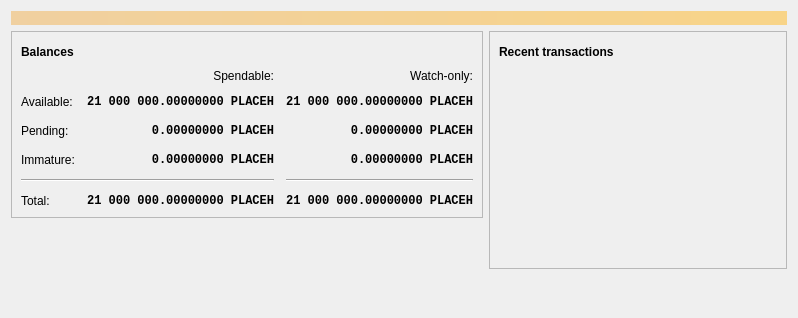
<?xml version="1.0" encoding="UTF-8"?>
<ui version="4.0">
 <class>OverviewPage</class>
 <widget class="QWidget" name="OverviewPage">
  <property name="geometry">
   <rect>
    <x>0</x>
    <y>0</y>
    <width>798</width>
    <height>318</height>
   </rect>
  </property>
  <property name="windowTitle">
   <string>Form</string>
  </property>
  <layout class="QVBoxLayout" name="topLayout">
   <item>
    <widget class="QLabel" name="labelAlerts">
     <property name="visible">
      <bool>false</bool>
     </property>
     <property name="styleSheet">
      <string notr="true">QLabel { background-color: qlineargradient(x1: 0, y1: 0, x2: 1, y2: 0, stop:0 #F0D0A0, stop:1 #F8D488); color:#000000; }</string>
     </property>
     <property name="wordWrap">
      <bool>true</bool>
     </property>
     <property name="margin">
      <number>3</number>
     </property>
     <property name="textInteractionFlags">
      <set>Qt::TextSelectableByMouse</set>
     </property>
    </widget>
   </item>
   <item>
    <layout class="QHBoxLayout" name="horizontalLayout" stretch="1,1">
     <item>
      <layout class="QVBoxLayout" name="verticalLayout_2">
       <item>
        <widget class="QFrame" name="frame">
         <property name="frameShape">
          <enum>QFrame::StyledPanel</enum>
         </property>
         <property name="frameShadow">
          <enum>QFrame::Raised</enum>
         </property>
         <layout class="QVBoxLayout" name="verticalLayout_4">
          <item>
           <layout class="QHBoxLayout" name="horizontalLayout_4">
            <item>
             <widget class="QLabel" name="label_5">
              <property name="font">
               <font>
                <weight>75</weight>
                <bold>true</bold>
               </font>
              </property>
              <property name="text">
               <string>Balances</string>
              </property>
             </widget>
            </item>
            <item>
             <widget class="QPushButton" name="labelWalletStatus">
              <property name="enabled">
               <bool>true</bool>
              </property>
              <property name="maximumSize">
               <size>
                <width>30</width>
                <height>16777215</height>
               </size>
              </property>
              <property name="toolTip">
               <string>The displayed information may be out of date. Your wallet automatically synchronizes with the Placeholders network after a connection is established, but this process has not completed yet.</string>
              </property>
              <property name="text">
               <string/>
              </property>
              <property name="icon">
               <iconset resource="../placeh.qrc">
                <normaloff>:/icons/warning</normaloff>
                <disabledoff>:/icons/warning</disabledoff>:/icons/warning</iconset>
              </property>
              <property name="iconSize">
               <size>
                <width>24</width>
                <height>24</height>
               </size>
              </property>
              <property name="flat">
               <bool>true</bool>
              </property>
             </widget>
            </item>
            <item>
             <spacer name="horizontalSpacer_3">
              <property name="orientation">
               <enum>Qt::Horizontal</enum>
              </property>
              <property name="sizeHint" stdset="0">
               <size>
                <width>40</width>
                <height>20</height>
               </size>
              </property>
             </spacer>
            </item>
           </layout>
          </item>
          <item>
           <layout class="QGridLayout" name="gridLayout">
            <property name="spacing">
             <number>12</number>
            </property>
            <item row="2" column="2">
             <widget class="QLabel" name="labelWatchPending">
              <property name="font">
               <font>
                <family>Monospace</family>
                <weight>75</weight>
                <bold>true</bold>
               </font>
              </property>
              <property name="cursor">
               <cursorShape>IBeamCursor</cursorShape>
              </property>
              <property name="toolTip">
               <string>Unconfirmed transactions to watch-only addresses</string>
              </property>
              <property name="text">
               <string notr="true">0.00000000 PLACEH</string>
              </property>
              <property name="alignment">
               <set>Qt::AlignRight|Qt::AlignTrailing|Qt::AlignVCenter</set>
              </property>
              <property name="textInteractionFlags">
               <set>Qt::LinksAccessibleByMouse|Qt::TextSelectableByKeyboard|Qt::TextSelectableByMouse</set>
              </property>
             </widget>
            </item>
            <item row="2" column="1">
             <widget class="QLabel" name="labelUnconfirmed">
              <property name="font">
               <font>
                <family>Monospace</family>
                <weight>75</weight>
                <bold>true</bold>
               </font>
              </property>
              <property name="cursor">
               <cursorShape>IBeamCursor</cursorShape>
              </property>
              <property name="toolTip">
               <string>Total of transactions that have yet to be confirmed, and do not yet count toward the spendable balance</string>
              </property>
              <property name="text">
               <string notr="true">0.00000000 PLACEH</string>
              </property>
              <property name="alignment">
               <set>Qt::AlignRight|Qt::AlignTrailing|Qt::AlignVCenter</set>
              </property>
              <property name="textInteractionFlags">
               <set>Qt::LinksAccessibleByMouse|Qt::TextSelectableByKeyboard|Qt::TextSelectableByMouse</set>
              </property>
             </widget>
            </item>
            <item row="3" column="2">
             <widget class="QLabel" name="labelWatchImmature">
              <property name="font">
               <font>
                <family>Monospace</family>
                <weight>75</weight>
                <bold>true</bold>
               </font>
              </property>
              <property name="cursor">
               <cursorShape>IBeamCursor</cursorShape>
              </property>
              <property name="toolTip">
               <string>Mined balance in watch-only addresses that has not yet matured</string>
              </property>
              <property name="text">
               <string notr="true">0.00000000 PLACEH</string>
              </property>
              <property name="alignment">
               <set>Qt::AlignRight|Qt::AlignTrailing|Qt::AlignVCenter</set>
              </property>
              <property name="textInteractionFlags">
               <set>Qt::LinksAccessibleByMouse|Qt::TextSelectableByKeyboard|Qt::TextSelectableByMouse</set>
              </property>
             </widget>
            </item>
            <item row="4" column="0" colspan="2">
             <widget class="Line" name="line">
              <property name="orientation">
               <enum>Qt::Horizontal</enum>
              </property>
             </widget>
            </item>
            <item row="4" column="2">
             <widget class="Line" name="lineWatchBalance">
              <property name="sizePolicy">
               <sizepolicy hsizetype="Preferred" vsizetype="Fixed">
                <horstretch>0</horstretch>
                <verstretch>0</verstretch>
               </sizepolicy>
              </property>
              <property name="minimumSize">
               <size>
                <width>140</width>
                <height>0</height>
               </size>
              </property>
              <property name="orientation">
               <enum>Qt::Horizontal</enum>
              </property>
             </widget>
            </item>
            <item row="5" column="0">
             <widget class="QLabel" name="labelTotalText">
              <property name="text">
               <string>Total:</string>
              </property>
             </widget>
            </item>
            <item row="3" column="1">
             <widget class="QLabel" name="labelImmature">
              <property name="font">
               <font>
                <family>Monospace</family>
                <weight>75</weight>
                <bold>true</bold>
               </font>
              </property>
              <property name="cursor">
               <cursorShape>IBeamCursor</cursorShape>
              </property>
              <property name="toolTip">
               <string>Mined balance that has not yet matured</string>
              </property>
              <property name="text">
               <string notr="true">0.00000000 PLACEH</string>
              </property>
              <property name="alignment">
               <set>Qt::AlignRight|Qt::AlignTrailing|Qt::AlignVCenter</set>
              </property>
              <property name="textInteractionFlags">
               <set>Qt::LinksAccessibleByMouse|Qt::TextSelectableByKeyboard|Qt::TextSelectableByMouse</set>
              </property>
             </widget>
            </item>
            <item row="2" column="3">
             <spacer name="horizontalSpacer_2">
              <property name="orientation">
               <enum>Qt::Horizontal</enum>
              </property>
              <property name="sizeHint" stdset="0">
               <size>
                <width>40</width>
                <height>20</height>
               </size>
              </property>
             </spacer>
            </item>
            <item row="3" column="0">
             <widget class="QLabel" name="labelImmatureText">
              <property name="text">
               <string>Immature:</string>
              </property>
             </widget>
            </item>
            <item row="5" column="1">
             <widget class="QLabel" name="labelTotal">
              <property name="font">
               <font>
                <family>Monospace</family>
                <weight>75</weight>
                <bold>true</bold>
               </font>
              </property>
              <property name="cursor">
               <cursorShape>IBeamCursor</cursorShape>
              </property>
              <property name="toolTip">
               <string>Your current total balance</string>
              </property>
              <property name="text">
               <string notr="true">21 000 000.00000000 PLACEH</string>
              </property>
              <property name="alignment">
               <set>Qt::AlignRight|Qt::AlignTrailing|Qt::AlignVCenter</set>
              </property>
              <property name="textInteractionFlags">
               <set>Qt::LinksAccessibleByMouse|Qt::TextSelectableByKeyboard|Qt::TextSelectableByMouse</set>
              </property>
             </widget>
            </item>
            <item row="5" column="2">
             <widget class="QLabel" name="labelWatchTotal">
              <property name="font">
               <font>
                <family>Monospace</family>
                <weight>75</weight>
                <bold>true</bold>
               </font>
              </property>
              <property name="cursor">
               <cursorShape>IBeamCursor</cursorShape>
              </property>
              <property name="toolTip">
               <string>Current total balance in watch-only addresses</string>
              </property>
              <property name="text">
               <string notr="true">21 000 000.00000000 PLACEH</string>
              </property>
              <property name="alignment">
               <set>Qt::AlignRight|Qt::AlignTrailing|Qt::AlignVCenter</set>
              </property>
              <property name="textInteractionFlags">
               <set>Qt::LinksAccessibleByMouse|Qt::TextSelectableByKeyboard|Qt::TextSelectableByMouse</set>
              </property>
             </widget>
            </item>
            <item row="0" column="2">
             <widget class="QLabel" name="labelWatchonly">
              <property name="text">
               <string>Watch-only:</string>
              </property>
              <property name="alignment">
               <set>Qt::AlignRight|Qt::AlignTrailing|Qt::AlignVCenter</set>
              </property>
             </widget>
            </item>
            <item row="1" column="0">
             <widget class="QLabel" name="labelBalanceText">
              <property name="text">
               <string>Available:</string>
              </property>
             </widget>
            </item>
            <item row="1" column="1">
             <widget class="QLabel" name="labelBalance">
              <property name="font">
               <font>
                <family>Monospace</family>
                <weight>75</weight>
                <bold>true</bold>
               </font>
              </property>
              <property name="cursor">
               <cursorShape>IBeamCursor</cursorShape>
              </property>
              <property name="toolTip">
               <string>Your current spendable balance</string>
              </property>
              <property name="text">
               <string notr="true">21 000 000.00000000 PLACEH</string>
              </property>
              <property name="alignment">
               <set>Qt::AlignRight|Qt::AlignTrailing|Qt::AlignVCenter</set>
              </property>
              <property name="textInteractionFlags">
               <set>Qt::LinksAccessibleByMouse|Qt::TextSelectableByKeyboard|Qt::TextSelectableByMouse</set>
              </property>
             </widget>
            </item>
            <item row="1" column="2">
             <widget class="QLabel" name="labelWatchAvailable">
              <property name="font">
               <font>
                <family>Monospace</family>
                <weight>75</weight>
                <bold>true</bold>
               </font>
              </property>
              <property name="cursor">
               <cursorShape>IBeamCursor</cursorShape>
              </property>
              <property name="toolTip">
               <string>Your current balance in watch-only addresses</string>
              </property>
              <property name="text">
               <string notr="true">21 000 000.00000000 PLACEH</string>
              </property>
              <property name="alignment">
               <set>Qt::AlignRight|Qt::AlignTrailing|Qt::AlignVCenter</set>
              </property>
              <property name="textInteractionFlags">
               <set>Qt::LinksAccessibleByMouse|Qt::TextSelectableByKeyboard|Qt::TextSelectableByMouse</set>
              </property>
             </widget>
            </item>
            <item row="2" column="0">
             <widget class="QLabel" name="labelPendingText">
              <property name="text">
               <string>Pending:</string>
              </property>
             </widget>
            </item>
            <item row="0" column="1">
             <widget class="QLabel" name="labelSpendable">
              <property name="text">
               <string>Spendable:</string>
              </property>
              <property name="alignment">
               <set>Qt::AlignRight|Qt::AlignTrailing|Qt::AlignVCenter</set>
              </property>
             </widget>
            </item>
           </layout>
          </item>
         </layout>
        </widget>
       </item>
       <item>
        <spacer name="verticalSpacer">
         <property name="orientation">
          <enum>Qt::Vertical</enum>
         </property>
         <property name="sizeHint" stdset="0">
          <size>
           <width>20</width>
           <height>40</height>
          </size>
         </property>
        </spacer>
       </item>
      </layout>
     </item>
     <item>
      <layout class="QVBoxLayout" name="verticalLayout_3">
       <item>
        <widget class="QFrame" name="frame_2">
         <property name="frameShape">
          <enum>QFrame::StyledPanel</enum>
         </property>
         <property name="frameShadow">
          <enum>QFrame::Raised</enum>
         </property>
         <layout class="QVBoxLayout" name="verticalLayout">
          <item>
           <layout class="QHBoxLayout" name="horizontalLayout_2">
            <item>
             <widget class="QLabel" name="label_4">
              <property name="font">
               <font>
                <weight>75</weight>
                <bold>true</bold>
               </font>
              </property>
              <property name="text">
               <string>Recent transactions</string>
              </property>
             </widget>
            </item>
            <item>
             <widget class="QPushButton" name="labelTransactionsStatus">
              <property name="enabled">
               <bool>true</bool>
              </property>
              <property name="maximumSize">
               <size>
                <width>30</width>
                <height>16777215</height>
               </size>
              </property>
              <property name="toolTip">
               <string>The displayed information may be out of date. Your wallet automatically synchronizes with the Placeholders network after a connection is established, but this process has not completed yet.</string>
              </property>
              <property name="text">
               <string/>
              </property>
              <property name="icon">
               <iconset resource="../placeh.qrc">
                <normaloff>:/icons/warning</normaloff>
                <disabledoff>:/icons/warning</disabledoff>:/icons/warning</iconset>
              </property>
              <property name="iconSize">
               <size>
                <width>24</width>
                <height>24</height>
               </size>
              </property>
              <property name="flat">
               <bool>true</bool>
              </property>
             </widget>
            </item>
            <item>
             <spacer name="horizontalSpacer">
              <property name="orientation">
               <enum>Qt::Horizontal</enum>
              </property>
              <property name="sizeHint" stdset="0">
               <size>
                <width>40</width>
                <height>20</height>
               </size>
              </property>
             </spacer>
            </item>
           </layout>
          </item>
          <item>
           <widget class="QListView" name="listTransactions">
            <property name="styleSheet">
             <string notr="true">QListView { background: transparent; }</string>
            </property>
            <property name="frameShape">
             <enum>QFrame::NoFrame</enum>
            </property>
            <property name="verticalScrollBarPolicy">
             <enum>Qt::ScrollBarAlwaysOff</enum>
            </property>
            <property name="horizontalScrollBarPolicy">
             <enum>Qt::ScrollBarAlwaysOff</enum>
            </property>
            <property name="selectionMode">
             <enum>QAbstractItemView::NoSelection</enum>
            </property>
           </widget>
          </item>
         </layout>
        </widget>
       </item>
       <item>
        <spacer name="verticalSpacer_2">
         <property name="orientation">
          <enum>Qt::Vertical</enum>
         </property>
         <property name="sizeHint" stdset="0">
          <size>
           <width>20</width>
           <height>40</height>
          </size>
         </property>
        </spacer>
       </item>
      </layout>
     </item>
    </layout>
   </item>
  </layout>
 </widget>
 <resources/>
 <connections/>
</ui>
